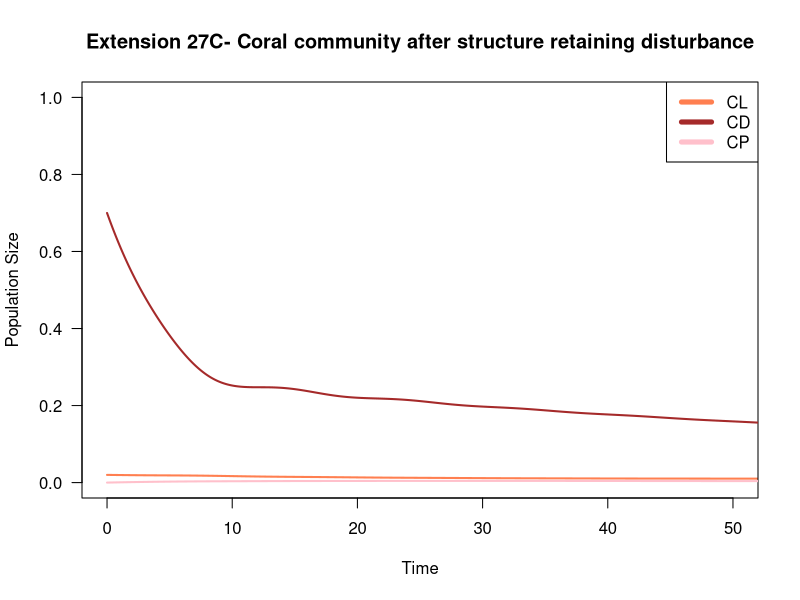
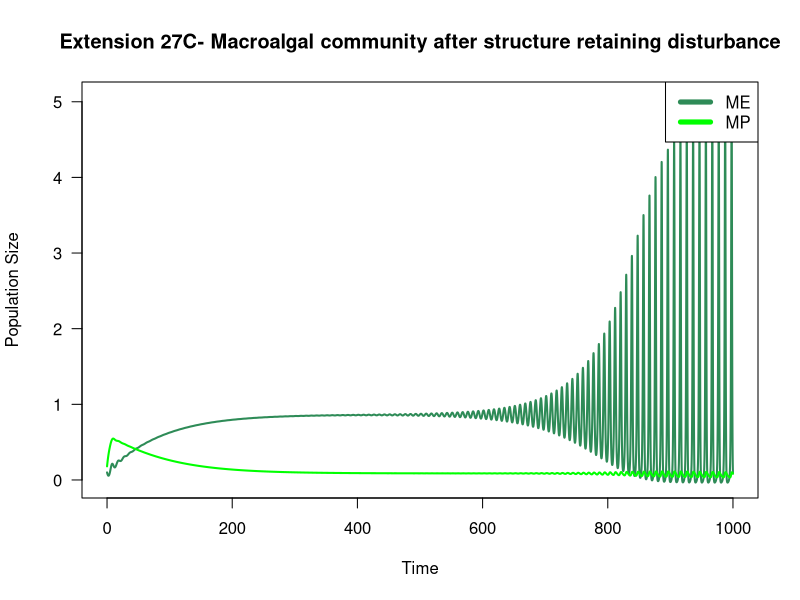
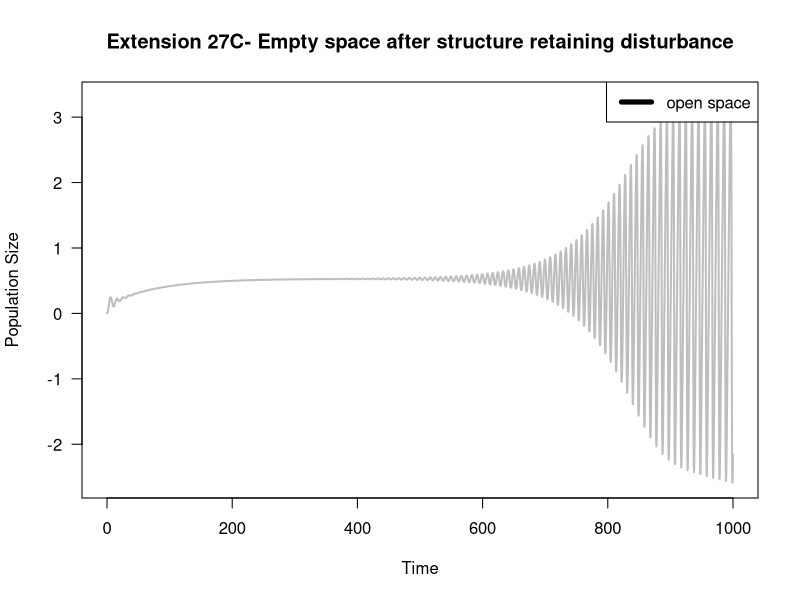
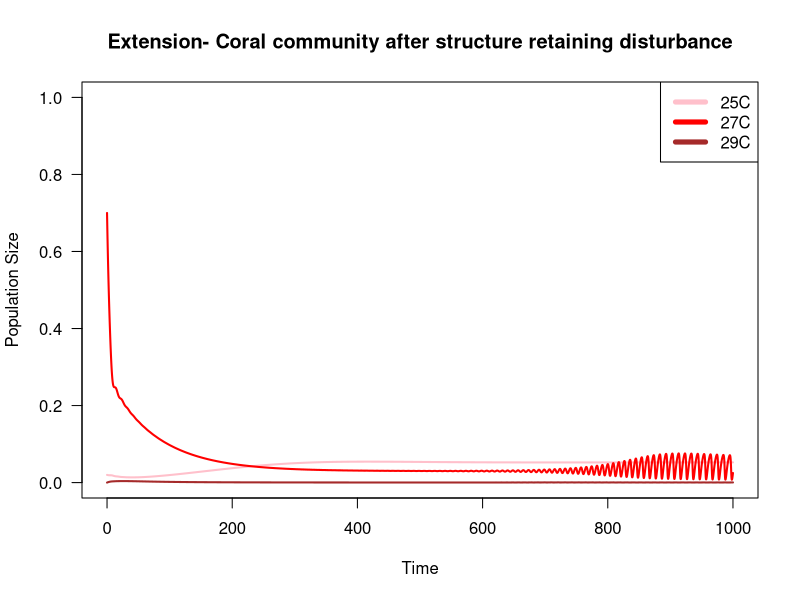
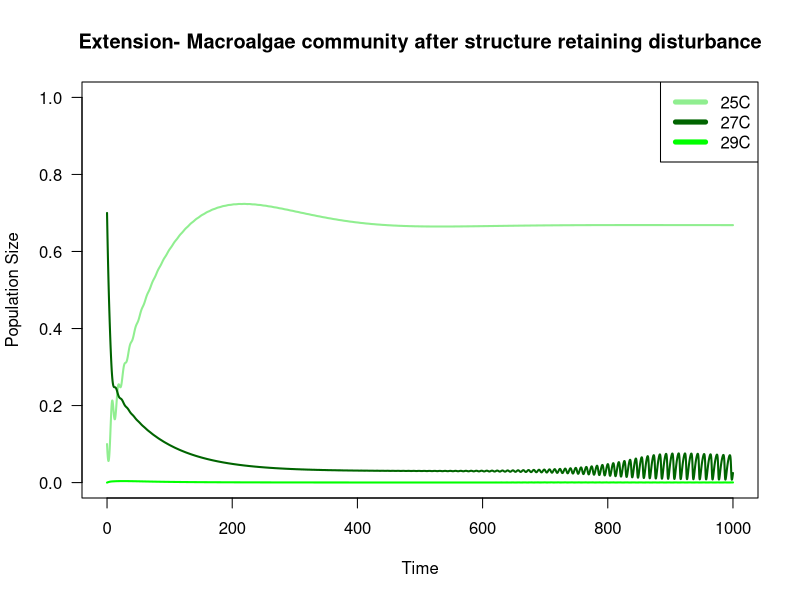
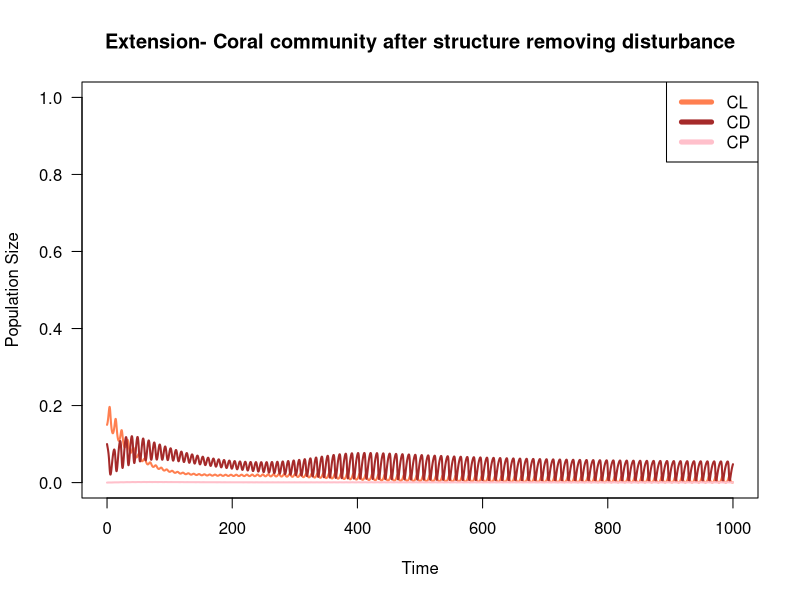
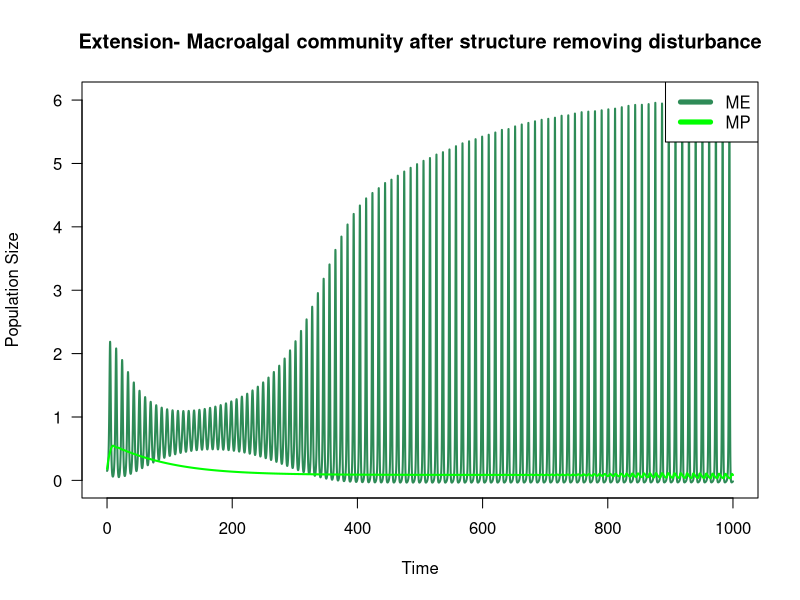
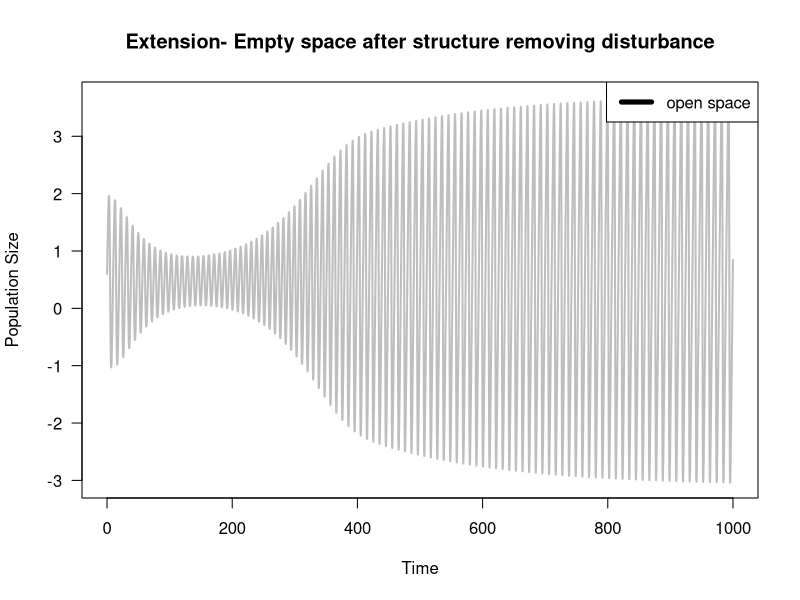

These figures' R source, in order:
## ---- chunk 1
knitr::opts_chunk$set(echo = TRUE)
## ---- chunk 2

#VARIABLES
#CL  #live coral on open substrate
#CD  #dead coral
#CP #Live coral on dead coral
#ME #Exposed macroalgae
#MP #Protected macroalgae
#S #Empty space; colonizable by coral or macroalgae

#PARAMETERS (change in proportional cover/year)
gc <- 0.1 #growth rate of coral
gm <- 0.6 #growth rate of macroalgae
gmc <- 0.06 #Overgrowth rate of macroalgae onto live coral
dc <- 0.001 #Death rate of coral
dm <- 0.05 #Senescence rate of macroalgae
e <- 0.01 #Erosion rate of dead coral
gammaC <- 0.001 #Open settlement rate of coral
settlement <- 1 #Multiplier for rate of coral settlement onto dead coral
gammaM <- 0.001 #Open settlement rate of macroalgae
h <- 0.3 #Ambient herbivory rate
p <- 0.5 #Algal protection; degree to which ambient herbivory is reduced for protected macroalgae

## ---- chunk 3
# create a vector of timesteps
tset1 <- seq(from = 0, to = 1000, length.out = 10005)

# store colors for variables
CLcol <- 'coral'
CDcol <- 'brown'
CPcol <- 'pink'
MEcol <- 'seagreen'
MPcol <- 'green'
Scol <- 'gray'

## ---- chunk 4
# Define a function for gc as a function of temperature
gc_function <- function(temp) {
  max(0, 0.1 - 0.02 * (temp - 25))  # Growth decreases by 0.02 per 1C increase
}

# Set temperature scenario 1
temperature <- 27  # Setting temperature to 27C

# Use the function to determine gc for the given temperature
gc <- gc_function(temperature)


# create holding vectors and fill initial conditions - inital conditions represent proportional cover of the benthos
CL.simu.ext <- NaN*tset1; CL.simu.ext[1] <- 0.02  #live coral
CD.simu.ext <- NaN*tset1; CD.simu.ext[1] <- 0.7 #dead coral
CP.simu.ext <- NaN*tset1; CP.simu.ext[1] <- 0 #live coral on dead coral
ME.simu.ext <- NaN*tset1; ME.simu.ext[1] <- 0.1 #exposed macroalgae
MP.simu.ext <- NaN*tset1; MP.simu.ext[1] <- 0.18 #protected macroalgae
S.simu.ext <- NaN*tset1; S.simu.ext[1] <- 0 #empty space


# Loop through timesteps
for(i in 2:length(tset1)){
  dt <- tset1[i] - tset1[i-1]


  # Store previous timestep values
  CL <- CL.simu.ext[i-1]
  CD <- CD.simu.ext[i-1]
  CP <- CP.simu.ext[i-1]
  ME <- ME.simu.ext[i-1]
  MP <- MP.simu.ext[i-1]
  S <- S.simu.ext[i-1]

  # Compute changes using temperature-dependent gc
  dCL <- (gc * CL * S + gammaC * S - gmc * CL * (ME + MP) - dc * CL) * dt
  dCD <- (dc * (CL + CP) + MP * (h * (1 - p) + dm) - gc * CP * CD - settlement * gammaC * CD - gm * CD * (ME + MP) - gammaM * CD - e * CD) * dt
  dCP <- (gc * CP * CD + settlement * gammaC * CD - gmc * CP * (ME + MP) - dc * CP - e * CP) * dt
  dME <- (gm * ME * S + gm * MP * S + gammaM * S - ME * (h + dm)) * dt
  dMP <- (gm * MP * CD + gm * ME * CD + gmc * CL * (ME + MP) + gmc * CP * (ME + MP) + gammaM * CD - MP * (h * (1 - p) + dm + e)) * dt
  dS <- (1 - CL - CD - CP - ME - MP) * dt  # Ensure total proportion remains 1

  # Update states
  CL.simu.ext[i] <- CL + dCL
  CD.simu.ext[i] <- CD + dCD
  CP.simu.ext[i] <- CP + dCP
  ME.simu.ext[i] <- ME + dME
  MP.simu.ext[i] <- MP + dMP
  S.simu.ext[i] <- S + dS
}

## ---- chunk 5
# plot coral as a function of time
plot(x = tset1, y = CL.simu.ext,
     type = 'l', las = 1, lwd = 2, col = CLcol,
     ylim = c(0, 1),
     xlim= c(0, 50),
     xlab = 'Time', ylab = 'Population Size',
     main = "Extension 27C- Coral community after structure retaining disturbance")
 lines(x = tset1, y = CD.simu.ext,
      lwd = 2, col = CDcol)
 lines(x = tset1, y = CP.simu.ext,
      lwd = 2, col = CPcol )
 legend(x = 'topright', legend = c('CL', 'CD', 'CP'), lwd = 5, col = c(CLcol, CDcol, CPcol))

# plot population macroalgae as a function of time
plot(x = tset1, y = ME.simu.ext,
     type = 'l', las = 1, lwd = 2, col = MEcol,
     xlab = 'Time', ylab = 'Population Size',
     main = "Extension 27C- Macroalgal community after structure retaining disturbance")
lines(x = tset1, y = MP.simu.ext,
      lwd = 2, col = MPcol)
legend(x = 'topright', legend = c('ME', 'MP'), lwd = 5, col = c(MEcol, MPcol))

# plot open space as a function of time
plot(x = tset1, y = S.simu.ext,
     type = 'l', las = 1, lwd = 2, col = "grey",
     xlab = 'Time', ylab = 'Population Size',
     main = "Extension 27C- Empty space after structure retaining disturbance")
legend(x = 'topright', legend = c('open space'), lwd = 5)
## ---- chunk 6

# Set temperature scenario
temperature <- 29  # Setting temperature to 29C

# Use the function to determine gc for the given temperature
gc <- gc_function(temperature)


# create holding vectors and fill initial conditions - inital conditions represent proportional cover of the benthos
CL.simu.ext2 <- NaN*tset1; CL.simu.ext2[1] <- 0.02  #live coral
CD.simu.ext2 <- NaN*tset1; CD.simu.ext2[1] <- 0.7 #dead coral
CP.simu.ext2 <- NaN*tset1; CP.simu.ext2[1] <- 0 #live coral on dead coral
ME.simu.ext2 <- NaN*tset1; ME.simu.ext2[1] <- 0.1 #exposed macroalgae
MP.simu.ext2 <- NaN*tset1; MP.simu.ext2[1] <- 0.18 #protected macroalgae
S.simu.ext2 <- NaN*tset1; S.simu.ext2[1] <- 0 #empty space



# Loop through timesteps
for(i in 2:length(tset1)){
  dt <- tset1[i] - tset1[i-1]


  # Store previous timestep values
  CL <- CL.simu.ext2[i-1]
  CD <- CD.simu.ext2[i-1]
  CP <- CP.simu.ext2[i-1]
  ME <- ME.simu.ext2[i-1]
  MP <- MP.simu.ext2[i-1]
  S <- S.simu.ext2[i-1]

  # Compute changes using temperature-dependent gc
  dCL <- (gc * CL * S + gammaC * S - gmc * CL * (ME + MP) - dc * CL) * dt
  dCD <- (dc * (CL + CP) + MP * (h * (1 - p) + dm) - gc * CP * CD - settlement * gammaC * CD - gm * CD * (ME + MP) - gammaM * CD - e * CD) * dt
  dCP <- (gc * CP * CD + settlement * gammaC * CD - gmc * CP * (ME + MP) - dc * CP - e * CP) * dt
  dME <- (gm * ME * S + gm * MP * S + gammaM * S - ME * (h + dm)) * dt
  dMP <- (gm * MP * CD + gm * ME * CD + gmc * CL * (ME + MP) + gmc * CP * (ME + MP) + gammaM * CD - MP * (h * (1 - p) + dm + e)) * dt
  dS <- (1 - CL - CD - CP - ME - MP) * dt  # Ensure total proportion remains 1

  # Update states
  CL.simu.ext2[i] <- CL + dCL
  CD.simu.ext2[i] <- CD + dCD
  CP.simu.ext2[i] <- CP + dCP
  ME.simu.ext2[i] <- ME + dME
  MP.simu.ext2[i] <- MP + dMP
  S.simu.ext2[i] <- S + dS
}
## ---- chunk 7
temperature <- 25  # Example: setting temperature to 25°C

# Use the function to determine gc for the given temperature
gc <- gc_function(temperature)


# create holding vectors and fill initial conditions - inital conditions represent proportional cover of the benthos
CL.simu.ext3 <- NaN*tset1; CL.simu.ext3[1] <- 0.02  #live coral
CD.simu.ext3 <- NaN*tset1; CD.simu.ext3[1] <- 0.7 #dead coral
CP.simu.ext3 <- NaN*tset1; CP.simu.ext3[1] <- 0 #live coral on dead coral
ME.simu.ext3 <- NaN*tset1; ME.simu.ext3[1] <- 0.1 #exposed macroalgae
MP.simu.ext3 <- NaN*tset1; MP.simu.ext3[1] <- 0.18 #protected macroalgae
S.simu.ext3 <- NaN*tset1; S.simu.ext3[1] <- 0 #empty space



# Loop through timesteps
for(i in 2:length(tset1)){
  dt <- tset1[i] - tset1[i-1]


  # Store previous timestep values
  CL <- CL.simu.ext3[i-1]
  CD <- CD.simu.ext3[i-1]
  CP <- CP.simu.ext3[i-1]
  ME <- ME.simu.ext3[i-1]
  MP <- MP.simu.ext3[i-1]
  S <- S.simu.ext3[i-1]

  # Compute changes using temperature-dependent gc
  dCL <- (gc * CL * S + gammaC * S - gmc * CL * (ME + MP) - dc * CL) * dt
  dCD <- (dc * (CL + CP) + MP * (h * (1 - p) + dm) - gc * CP * CD - settlement * gammaC * CD - gm * CD * (ME + MP) - gammaM * CD - e * CD) * dt
  dCP <- (gc * CP * CD + settlement * gammaC * CD - gmc * CP * (ME + MP) - dc * CP - e * CP) * dt
  dME <- (gm * ME * S + gm * MP * S + gammaM * S - ME * (h + dm)) * dt
  dMP <- (gm * MP * CD + gm * ME * CD + gmc * CL * (ME + MP) + gmc * CP * (ME + MP) + gammaM * CD - MP * (h * (1 - p) + dm + e)) * dt
  dS <- (1 - CL - CD - CP - ME - MP) * dt  # Ensure total proportion remains 1

  # Update states
  CL.simu.ext3[i] <- CL + dCL
  CD.simu.ext3[i] <- CD + dCD
  CP.simu.ext3[i] <- CP + dCP
  ME.simu.ext3[i] <- ME + dME
  MP.simu.ext3[i] <- MP + dMP
  S.simu.ext3[i] <- S + dS
}
## ---- chunk 8
plot(x = tset1, y = CL.simu.ext3,
     type = 'l', las = 1, lwd = 2, col = 'pink',
     ylim = c(0, 1),
     xlab = 'Time', ylab = 'Population Size',
     main = "Extension- Coral community after structure retaining disturbance")
 lines(x = tset1, y = CD.simu.ext,
      lwd = 2, col = 'red')
 lines(x = tset1, y = CP.simu.ext2,
      lwd = 2, col = 'brown' )
 legend(x = 'topright', legend = c('25C', '27C', '29C'), lwd = 5, col = c('pink', 'red', 'brown'))
 
 
 
 plot(x = tset1, y = ME.simu.ext3,
     type = 'l', las = 1, lwd = 2, col = 'lightgreen',
     ylim = c(0, 1),
     xlab = 'Time', ylab = 'Population Size',
     main = "Extension- Macroalgae community after structure retaining disturbance")
 lines(x = tset1, y = CD.simu.ext,
      lwd = 2, col = 'darkgreen')
 lines(x = tset1, y = CP.simu.ext2,
      lwd = 2, col = 'green' )
 legend(x = 'topright', legend = c('25C', '27C', '29C'), lwd = 5, col = c('lightgreen', 'darkgreen', 'green'))
## ---- chunk 9
# Define a function for gc as a function of temperature
gc_function <- function(temp) {
  max(0, 0.1 - 0.02 * (temp - 25))  # Growth decreases by 0.02 per 1C increase
}

# Set temperature scenario 1
temperature <- 27  # Setting temperature to 27C

# Use the function to determine gc for the given temperature
gc <- gc_function(temperature)


# create holding vectors and fill initial conditions - inital conditions represent proportional cover of the benthos
CL.simu.ext4 <- NaN*tset1; CL.simu.ext4[1] <- 0.15  #live coral
CD.simu.ext4 <- NaN*tset1; CD.simu.ext4[1] <- 0.1 #dead coral
CP.simu.ext4 <- NaN*tset1; CP.simu.ext4[1] <- 0 #live coral on dead coral
ME.simu.ext4 <- NaN*tset1; ME.simu.ext4[1] <- 0.15 #exposed macroalgae
MP.simu.ext4 <- NaN*tset1; MP.simu.ext4[1] <- 0.0 #protected macroalgae
S.simu.ext4 <- NaN*tset1; S.simu.ext4[1] <- 0.6 #empty space


# Loop through timesteps
for(i in 2:length(tset1)){
  dt <- tset1[i] - tset1[i-1]


  # Store previous timestep values
  CL <- CL.simu.ext4[i-1]
  CD <- CD.simu.ext4[i-1]
  CP <- CP.simu.ext4[i-1]
  ME <- ME.simu.ext4[i-1]
  MP <- MP.simu.ext4[i-1]
  S <- S.simu.ext4[i-1]

  # Compute changes using temperature-dependent gc
  dCL <- (gc * CL * S + gammaC * S - gmc * CL * (ME + MP) - dc * CL) * dt
  dCD <- (dc * (CL + CP) + MP * (h * (1 - p) + dm) - gc * CP * CD - settlement * gammaC * CD - gm * CD * (ME + MP) - gammaM * CD - e * CD) * dt
  dCP <- (gc * CP * CD + settlement * gammaC * CD - gmc * CP * (ME + MP) - dc * CP - e * CP) * dt
  dME <- (gm * ME * S + gm * MP * S + gammaM * S - ME * (h + dm)) * dt
  dMP <- (gm * MP * CD + gm * ME * CD + gmc * CL * (ME + MP) + gmc * CP * (ME + MP) + gammaM * CD - MP * (h * (1 - p) + dm + e)) * dt
  dS <- (1 - CL - CD - CP - ME - MP) * dt  # Ensure total proportion remains 1

  # Update states
  CL.simu.ext4[i] <- CL + dCL
  CD.simu.ext4[i] <- CD + dCD
  CP.simu.ext4[i] <- CP + dCP
  ME.simu.ext4[i] <- ME + dME
  MP.simu.ext4[i] <- MP + dMP
  S.simu.ext4[i] <- S + dS
}

## ---- chunk 10
# plot coral as a function of time
plot(x = tset1, y = CL.simu.ext4,
     type = 'l', las = 1, lwd = 2, col = CLcol,
     ylim = c(0, 1),
     xlab = 'Time', ylab = 'Population Size',
     main = "Extension- Coral community after structure removing disturbance")
 lines(x = tset1, y = CD.simu.ext4,
      lwd = 2, col = CDcol)
 lines(x = tset1, y = CP.simu.ext4,
      lwd = 2, col = CPcol )
 legend(x = 'topright', legend = c('CL', 'CD', 'CP'), lwd = 5, col = c(CLcol, CDcol, CPcol))

# plot population macroalgae as a function of time
plot(x = tset1, y = ME.simu.ext4,
     type = 'l', las = 1, lwd = 2, col = MEcol,
     xlab = 'Time', ylab = 'Population Size',
     main = "Extension- Macroalgal community after structure removing disturbance")
lines(x = tset1, y = MP.simu.ext,
      lwd = 2, col = MPcol)
legend(x = 'topright', legend = c('ME', 'MP'), lwd = 5, col = c(MEcol, MPcol))

# plot open space as a function of time
plot(x = tset1, y = S.simu.ext4,
     type = 'l', las = 1, lwd = 2, col = "grey",
     xlab = 'Time', ylab = 'Population Size',
     main = "Extension- Empty space after structure removing disturbance")
legend(x = 'topright', legend = c('open space'), lwd = 5)
## ---- chunk 11
# Set temperature scenario (adjust this as needed)
temperature <- 29  # Example: setting temperature to 29C

# Use the function to determine gc for the given temperature
gc <- gc_function(temperature)


# create holding vectors and fill initial conditions - inital conditions represent proportional cover of the benthos
CL.simu.ext5 <- NaN*tset1; CL.simu.ext5[1] <- 0.15  #live coral
CD.simu.ext5 <- NaN*tset1; CD.simu.ext5[1] <- 0.1 #dead coral
CP.simu.ext5 <- NaN*tset1; CP.simu.ext5[1] <- 0 #live coral on dead coral
ME.simu.ext5 <- NaN*tset1; ME.simu.ext5[1] <- 0.15 #exposed macroalgae
MP.simu.ext5 <- NaN*tset1; MP.simu.ext5[1] <- 0.0 #protected macroalgae
S.simu.ext5 <- NaN*tset1; S.simu.ext5[1] <- 0.6 #empty space

# Loop through timesteps
for(i in 2:length(tset1)){
  dt <- tset1[i] - tset1[i-1]


  # Store previous timestep values
  CL <- CL.simu.ext5[i-1]
  CD <- CD.simu.ext5[i-1]
  CP <- CP.simu.ext5[i-1]
  ME <- ME.simu.ext5[i-1]
  MP <- MP.simu.ext5[i-1]
  S <- S.simu.ext5[i-1]

  # Compute changes using temperature-dependent gc
  dCL <- (gc * CL * S + gammaC * S - gmc * CL * (ME + MP) - dc * CL) * dt
  dCD <- (dc * (CL + CP) + MP * (h * (1 - p) + dm) - gc * CP * CD - settlement * gammaC * CD - gm * CD * (ME + MP) - gammaM * CD - e * CD) * dt
  dCP <- (gc * CP * CD + settlement * gammaC * CD - gmc * CP * (ME + MP) - dc * CP - e * CP) * dt
  dME <- (gm * ME * S + gm * MP * S + gammaM * S - ME * (h + dm)) * dt
  dMP <- (gm * MP * CD + gm * ME * CD + gmc * CL * (ME + MP) + gmc * CP * (ME + MP) + gammaM * CD - MP * (h * (1 - p) + dm + e)) * dt
  dS <- (1 - CL - CD - CP - ME - MP) * dt  # Ensure total proportion remains 1

  # Update states
  CL.simu.ext5[i] <- CL + dCL
  CD.simu.ext5[i] <- CD + dCD
  CP.simu.ext5[i] <- CP + dCP
  ME.simu.ext5[i] <- ME + dME
  MP.simu.ext5[i] <- MP + dMP
  S.simu.ext5[i] <- S + dS
}
## ---- chunk 12
temperature <- 25  # Example: setting temperature to 25°C

# Use the function to determine gc for the given temperature
gc <- gc_function(temperature)


# create holding vectors and fill initial conditions - inital conditions represent proportional cover of the benthos
CL.simu.ext6 <- NaN*tset1; CL.simu.ext6[1] <- 0.15  #live coral
CD.simu.ext6 <- NaN*tset1; CD.simu.ext6[1] <- 0.1 #dead coral
CP.simu.ext6 <- NaN*tset1; CP.simu.ext6[1] <- 0 #live coral on dead coral
ME.simu.ext6 <- NaN*tset1; ME.simu.ext6[1] <- 0.15 #exposed macroalgae
MP.simu.ext6 <- NaN*tset1; MP.simu.ext6[1] <- 0.0 #protected macroalgae
S.simu.ext6 <- NaN*tset1; S.simu.ext6[1] <- 0.6 #empty space


# Loop through timesteps
for(i in 2:length(tset1)){
  dt <- tset1[i] - tset1[i-1]


  # Store previous timestep values
  CL <- CL.simu.ext6[i-1]
  CD <- CD.simu.ext6[i-1]
  CP <- CP.simu.ext6[i-1]
  ME <- ME.simu.ext6[i-1]
  MP <- MP.simu.ext6[i-1]
  S <- S.simu.ext6[i-1]

  # Compute changes using temperature-dependent gc
  dCL <- (gc * CL * S + gammaC * S - gmc * CL * (ME + MP) - dc * CL) * dt
  dCD <- (dc * (CL + CP) + MP * (h * (1 - p) + dm) - gc * CP * CD - settlement * gammaC * CD - gm * CD * (ME + MP) - gammaM * CD - e * CD) * dt
  dCP <- (gc * CP * CD + settlement * gammaC * CD - gmc * CP * (ME + MP) - dc * CP - e * CP) * dt
  dME <- (gm * ME * S + gm * MP * S + gammaM * S - ME * (h + dm)) * dt
  dMP <- (gm * MP * CD + gm * ME * CD + gmc * CL * (ME + MP) + gmc * CP * (ME + MP) + gammaM * CD - MP * (h * (1 - p) + dm + e)) * dt
  dS <- (1 - CL - CD - CP - ME - MP) * dt  # Ensure total proportion remains 1

  # Update states
  CL.simu.ext6[i] <- CL + dCL
  CD.simu.ext6[i] <- CD + dCD
  CP.simu.ext6[i] <- CP + dCP
  ME.simu.ext6[i] <- ME + dME
  MP.simu.ext6[i] <- MP + dMP
  S.simu.ext6[i] <- S + dS
}
## ---- chunk 13
plot(x = tset1, y = CL.simu.ext6,
     type = 'l', las = 1, lwd = 2, col = 'pink',
     ylim = c(0, 1),
     xlab = 'Time', ylab = 'Population Size',
     main = "Extension- Coral community after structure removing disturbance")
 lines(x = tset1, y = CD.simu.ext4,
      lwd = 2, col = 'red')
 lines(x = tset1, y = CP.simu.ext5,
      lwd = 2, col = 'brown' )
 legend(x = 'topright', legend = c('25C', '27C', '29C'), lwd = 5, col = c('pink', 'red', 'brown'))
 
 
 
